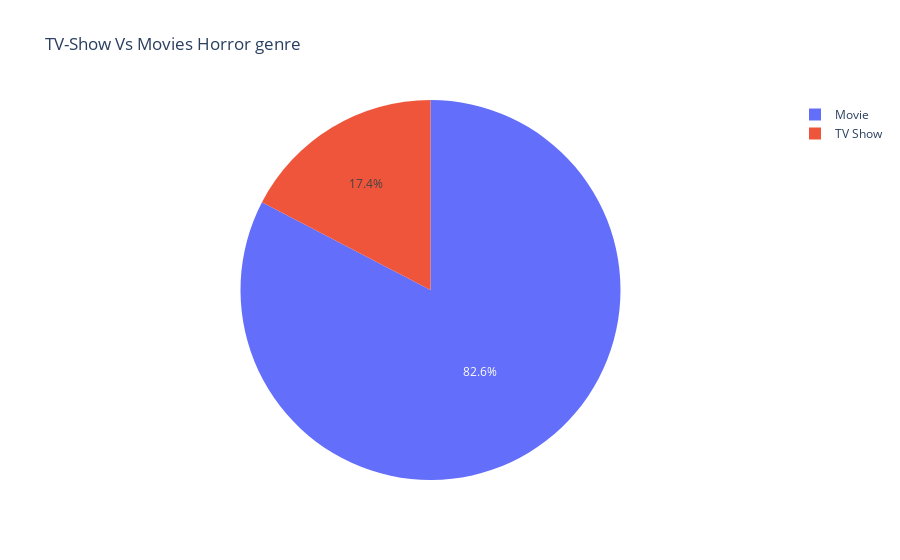

The code cell stored with this chart in its notebook:
### Code cell
px.pie(names=dx.index,values=dx.values,title='TV-Show Vs Movies Horror genre')

### Figure 1 — Plotly figure (JSON) as saved in the notebook; plotly's stock layout.template omitted (floating-point values rounded to 4 significant figures)
{"data": [{"domain": {"x": [0, 1], "y": [0, 1]}, "hovertemplate": "label=%{label}<br>value=%{value}<extra></extra>", "labels": ["Movie", "TV Show"], "legendgroup": "", "name": "", "showlegend": true, "type": "pie", "values": [357, 75]}], "layout": {"legend": {"tracegroupgap": 0}, "title": {"text": "TV-Show Vs Movies Horror genre"}}}
